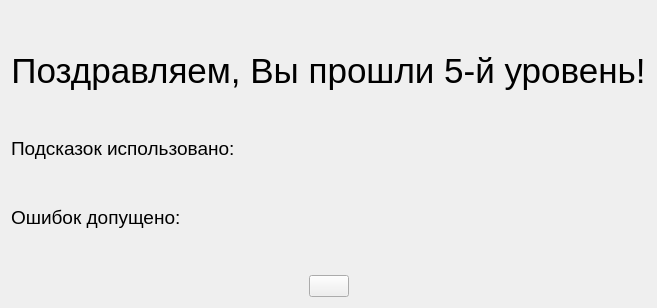
      <widget class="QWidget" name="page_33">
       <layout class="QVBoxLayout" name="verticalLayout_35">
        <item>
         <spacer name="verticalSpacer_5">
          <property name="orientation">
           <enum>Qt::Vertical</enum>
          </property>
          <property name="sizeHint" stdset="0">
           <size>
            <width>20</width>
            <height>40</height>
           </size>
          </property>
         </spacer>
        </item>
        <item>
         <widget class="QLabel" name="label_11">
          <property name="text">
           <string>&lt;html&gt;&lt;head/&gt;&lt;body&gt;&lt;p align=&quot;center&quot;&gt;&lt;span style=&quot; font-size:26pt;&quot;&gt;Поздравляем, Вы прошли 5-й уровень!&lt;/span&gt;&lt;/p&gt;&lt;/body&gt;&lt;/html&gt;</string>
          </property>
         </widget>
        </item>
        <item>
         <spacer name="verticalSpacer_27">
          <property name="orientation">
           <enum>Qt::Vertical</enum>
          </property>
          <property name="sizeHint" stdset="0">
           <size>
            <width>20</width>
            <height>40</height>
           </size>
          </property>
         </spacer>
        </item>
        <item>
         <layout class="QHBoxLayout" name="horizontalLayout_53">
          <item>
           <widget class="QLabel" name="label_8">
            <property name="styleSheet">
             <string notr="true">font-size:14pt;</string>
            </property>
            <property name="text">
             <string>&lt;html&gt;&lt;head/&gt;&lt;body&gt;&lt;p&gt;Подсказок использовано:&lt;/p&gt;&lt;/body&gt;&lt;/html&gt;</string>
            </property>
           </widget>
          </item>
          <item>
           <widget class="QLabel" name="hintlabel_5">
            <property name="styleSheet">
             <string notr="true">font-size:14pt;</string>
            </property>
            <property name="text">
             <string/>
            </property>
           </widget>
          </item>
         </layout>
        </item>
        <item>
         <spacer name="verticalSpacer_6">
          <property name="orientation">
           <enum>Qt::Vertical</enum>
          </property>
          <property name="sizeHint" stdset="0">
           <size>
            <width>20</width>
            <height>40</height>
           </size>
          </property>
         </spacer>
        </item>
        <item>
         <layout class="QHBoxLayout" name="horizontalLayout_110">
          <item>
           <widget class="QLabel" name="label_28">
            <property name="styleSheet">
             <string notr="true">font-size:14pt;</string>
            </property>
            <property name="text">
             <string>Ошибок допущено:</string>
            </property>
           </widget>
          </item>
          <item>
           <widget class="QLabel" name="mistakelabel_5">
            <property name="styleSheet">
             <string notr="true">font-size:14pt;</string>
            </property>
            <property name="text">
             <string/>
            </property>
           </widget>
          </item>
         </layout>
        </item>
        <item>
         <spacer name="verticalSpacer_7">
          <property name="orientation">
           <enum>Qt::Vertical</enum>
          </property>
          <property name="sizeHint" stdset="0">
           <size>
            <width>20</width>
            <height>40</height>
           </size>
          </property>
         </spacer>
        </item>
        <item>
         <layout class="QHBoxLayout" name="horizontalLayout_55">
          <item>
           <spacer name="horizontalSpacer_151">
            <property name="orientation">
             <enum>Qt::Horizontal</enum>
            </property>
            <property name="sizeHint" stdset="0">
             <size>
              <width>40</width>
              <height>20</height>
             </size>
            </property>
           </spacer>
          </item>
          <item>
           <widget class="QPushButton" name="next_5">
            <property name="cursor">
             <cursorShape>PointingHandCursor</cursorShape>
            </property>
            <property name="text">
             <string/>
            </property>
            <property name="icon">
             <iconset resource="files.qrc">
              <normaloff>:/icons/иконки/right-arrows.png</normaloff>:/icons/иконки/right-arrows.png</iconset>
            </property>
            <property name="iconSize">
             <size>
              <width>48</width>
              <height>48</height>
             </size>
            </property>
           </widget>
          </item>
          <item>
           <spacer name="horizontalSpacer_152">
            <property name="orientation">
             <enum>Qt::Horizontal</enum>
            </property>
            <property name="sizeHint" stdset="0">
             <size>
              <width>40</width>
              <height>20</height>
             </size>
            </property>
           </spacer>
          </item>
         </layout>
        </item>
       </layout>
      </widget>
